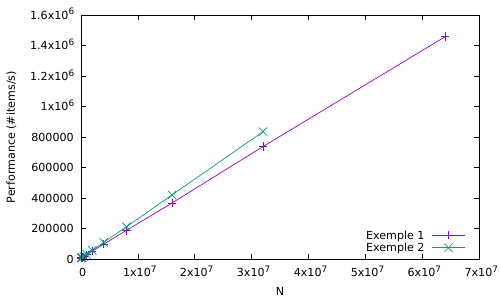

Write the gnuplot code that produced this figure.
#!/usr/bin/gnuplot

set term pdf #enhanced monochrome dashed
set output "exemple.pdf"

set key right bottom

set xlabel "N"
set ylabel "Performance (#items/s)"

plot "exemple1.data" with linespoints title "Exemple 1",\
"exemple2.data" with linespoints title "Exemple 2"